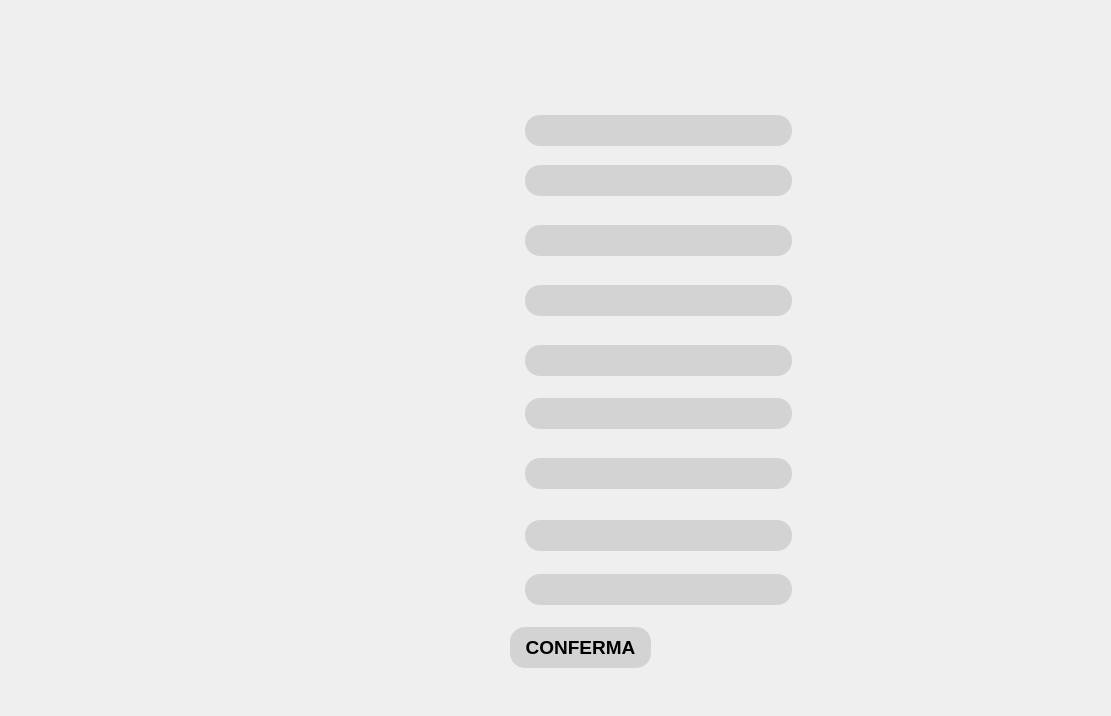
<?xml version="1.0" encoding="UTF-8"?>
<ui version="4.0">
 <class>Form</class>
 <widget class="QWidget" name="Form">
  <property name="geometry">
   <rect>
    <x>0</x>
    <y>0</y>
    <width>1111</width>
    <height>716</height>
   </rect>
  </property>
  <property name="minimumSize">
   <size>
    <width>1111</width>
    <height>716</height>
   </size>
  </property>
  <property name="maximumSize">
   <size>
    <width>1111</width>
    <height>716</height>
   </size>
  </property>
  <property name="windowTitle">
   <string>Vista Inserisci Nutrizionista</string>
  </property>
  <widget class="QLabel" name="label">
   <property name="geometry">
    <rect>
     <x>0</x>
     <y>0</y>
     <width>1111</width>
     <height>716</height>
    </rect>
   </property>
   <property name="text">
    <string/>
   </property>
   <property name="pixmap">
    <pixmap>InserimentoNuovoNutrizionista.png</pixmap>
   </property>
  </widget>
  <widget class="QLineEdit" name="id">
   <property name="geometry">
    <rect>
     <x>525</x>
     <y>115</y>
     <width>267</width>
     <height>31</height>
    </rect>
   </property>
   <property name="styleSheet">
    <string notr="true">background-color: lightgrey;
color: black;
border-radius: 15px;
</string>
   </property>
  </widget>
  <widget class="QLineEdit" name="nome">
   <property name="geometry">
    <rect>
     <x>525</x>
     <y>165</y>
     <width>267</width>
     <height>31</height>
    </rect>
   </property>
   <property name="styleSheet">
    <string notr="true">background-color: lightgrey;
color: black;
border-radius: 15px;
</string>
   </property>
  </widget>
  <widget class="QLineEdit" name="cognome">
   <property name="geometry">
    <rect>
     <x>525</x>
     <y>225</y>
     <width>267</width>
     <height>31</height>
    </rect>
   </property>
   <property name="styleSheet">
    <string notr="true">background-color: lightgrey;
color: black;
border-radius: 15px;
</string>
   </property>
  </widget>
  <widget class="QLineEdit" name="codiceFiscale">
   <property name="geometry">
    <rect>
     <x>525</x>
     <y>285</y>
     <width>267</width>
     <height>31</height>
    </rect>
   </property>
   <property name="styleSheet">
    <string notr="true">background-color: lightgrey;
color: black;
border-radius: 15px;
</string>
   </property>
  </widget>
  <widget class="QLineEdit" name="dataDiNascita">
   <property name="geometry">
    <rect>
     <x>525</x>
     <y>345</y>
     <width>267</width>
     <height>31</height>
    </rect>
   </property>
   <property name="styleSheet">
    <string notr="true">background-color: lightgrey;
color: black;
border-radius: 15px;
</string>
   </property>
  </widget>
  <widget class="QLineEdit" name="eta">
   <property name="geometry">
    <rect>
     <x>525</x>
     <y>398</y>
     <width>267</width>
     <height>31</height>
    </rect>
   </property>
   <property name="styleSheet">
    <string notr="true">background-color: lightgrey;
color: black;
border-radius: 15px;
</string>
   </property>
  </widget>
  <widget class="QLineEdit" name="telefono">
   <property name="geometry">
    <rect>
     <x>525</x>
     <y>458</y>
     <width>267</width>
     <height>31</height>
    </rect>
   </property>
   <property name="styleSheet">
    <string notr="true">background-color: lightgrey;
color: black;
border-radius: 15px;
</string>
   </property>
  </widget>
  <widget class="QLineEdit" name="email">
   <property name="geometry">
    <rect>
     <x>525</x>
     <y>520</y>
     <width>267</width>
     <height>31</height>
    </rect>
   </property>
   <property name="styleSheet">
    <string notr="true">background-color: lightgrey;
color: black;
border-radius: 15px;
</string>
   </property>
  </widget>
  <widget class="QLineEdit" name="licenza">
   <property name="geometry">
    <rect>
     <x>525</x>
     <y>574</y>
     <width>267</width>
     <height>31</height>
    </rect>
   </property>
   <property name="styleSheet">
    <string notr="true">background-color: lightgrey;
color: black;
border-radius: 15px;
</string>
   </property>
  </widget>
  <widget class="QPushButton" name="button_conferma">
   <property name="geometry">
    <rect>
     <x>510</x>
     <y>627</y>
     <width>141</width>
     <height>41</height>
    </rect>
   </property>
   <property name="font">
    <font>
     <family>Arial</family>
     <pointsize>14</pointsize>
     <bold>true</bold>
    </font>
   </property>
   <property name="styleSheet">
    <string notr="true">background-color: lightgrey;
color: black;
border-radius: 15px;
</string>
   </property>
   <property name="text">
    <string>CONFERMA</string>
   </property>
  </widget>
 </widget>
 <resources>
  <include location="InserimentoNutrizionista.qrc"/>
 </resources>
 <connections/>
</ui>
